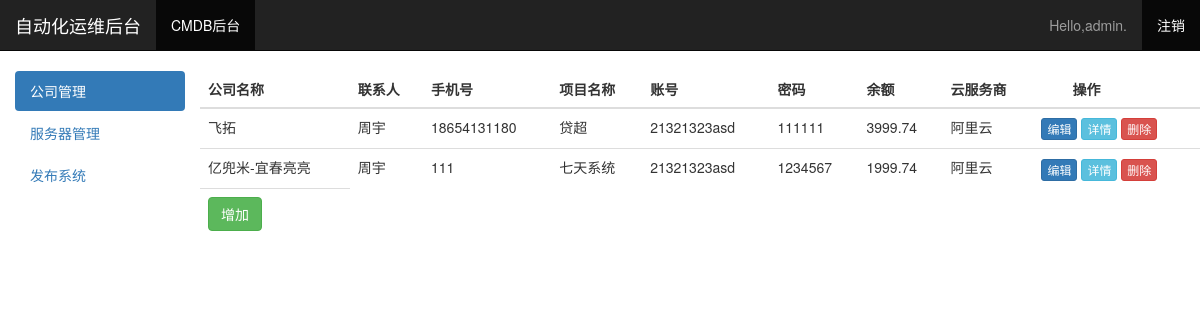
Page /cmdb/ (signed in) on the earlier database version.
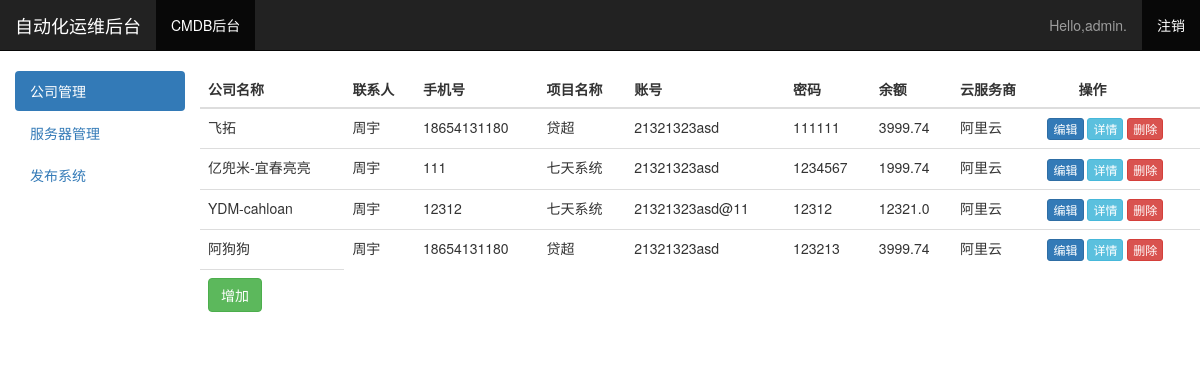
Same page on the later database version.
### cmdb/models.py (models this page shows, shortened)
class Company(models.Model):
    name=models.CharField(max_length=25,verbose_name='公司名称',unique=True)
    contactsusr=models.CharField(max_length=10,verbose_name='联系人')
    phonenumber=models.IntegerField(verbose_name='联系人手机号')
    projectname=models.CharField(max_length=20,verbose_name='项目名')
    account=models.CharField(max_length=30,verbose_name='登陆账号')
    password=models.CharField(max_length=30,verbose_name='登陆密码')
    balance=models.FloatField(max_length=10,verbose_name='账户余额')
    Cspname=models.ForeignKey(Csp)
    group=models.ForeignKey(Group)
    class Meta:
        verbose_name_plural ="公司"

class Csp(models.Model):
    owner = models.ForeignKey(User)
    name = models.CharField(max_length=40,verbose_name='云服务商名称')
    remark = models.CharField(max_length=50,verbose_name='备注')
    class Meta:
        verbose_name="云服务商"
        verbose_name_plural ="云服务商"
    def __str__(self):
        return self.name

### cmdb/views.py (the view)
@login_required
def index(request):
    companys = Company.objects.all()
    context = {"companys": companys}
    return render(request, 'cmdb/index.html', context)

### cmdb/templates/cmdb/index.html (shortened to what this page needs)
{% load bootstrap3 %}
<!DOCTYPE html>
<html lang="zh-CN">
<head>
</head>
{% bootstrap_css %}
<body>
<nav class="navbar navbar-inverse navbar-static-top">
    <div class="container-fluid">
        <div class="navbar-header">
            <a class="navbar-brand" href="{% url 'ops:index' %}">自动化运维后台</a>
        </div>
        <div id="navbar" class="navbar-collapse collapse">
            <ul class="nav navbar-nav">
                <li class="active"><a href="{% url 'cmdb:index' %}">CMDB后台</a></li>
            </ul>
            <ul class="nav navbar-nav navbar-right">
                {% if user.is_authenticated %}
                    <li><a>Hello,{{ user.username }}.</a></li>
                    <li class="active"><a href="{% url 'users:logout' %}">注销</a></li>
                {% else %}
                    <li class="active"><a href="{% url 'users:register' %}">注册</a></li>
                    <li class="active"><a href="{% url 'users:login' %}">登录</a></li>
                {% endif %}
            </ul>
        </div>
    </div>
</nav>
<div class="container-fluid">
    <div class="row">
        <div class="col-sm-3 col-md-2 sidebar">
            <ul class="nav nav-pills nav-stacked">
                <li role="presentation" class="active"><a href="{% url 'cmdb:company' %}">公司管理</a></li>
                <li role="presentation"><a href="{% url 'cmdb:server' %}">服务器管理</a></li>
                <li role="presentation"><a href="#">发布系统</a></li>
            </ul>
        </div>
        <div>
            <div class="table-responsive">
                <table class="table table-hover">
                    <thead class="text-center">
                    <tr>
                        <th>公司名称</th>
                        <th>联系人</th>
                        <th>手机号</th>
                        <th>项目名称</th>
                        <th>账号</th>
                        <th>密码</th>
                        <th>余额</th>
                        <th>云服务商</th>
                        <th>&nbsp&nbsp&nbsp&nbsp&nbsp&nbsp&nbsp&nbsp操作</th>
                    </tr>
                    </thead>
                    <tbody>
                    {% for company in companys %}
                        <tr>
                            <td>{{ company.name }}</td>
                            <td>{{ company.contactsusr }}</td>
                            <td>{{ company.phonenumber }}</td>
                            <td>{{ company.projectname }}</td>
                            <td>{{ company.account }}</td>
                            <td>{{ company.password }}</td>
                            <td>{{ company.balance }}</td>
                            <td>{{ company.Cspname }}</td>
                            <td><a class="btn btn-primary btn-xs" href="{% url 'cmdb:edit_company' company.id %}">编辑</a>
                                <a class="btn btn-info btn-xs" href="{% url 'cmdb:show_company' company.id %}">详情</a>
                                <a class="btn btn-danger btn-xs" href="{% url 'cmdb:del_company' company.id %}">删除</a>
                            </td>
                        </tr>
                    {% endfor %}
                    <tr>
                        <td><a class="btn btn-success" href="{% url 'cmdb:new_company' %}">增加</a></td>
                    </tr>
                    </tbody>
                </table>
            </div>
        </div>
    </div>
</div>
</body>
</html>

Differences in the rows shown:
added Company: name "YDM-cahloan", contactsusr "周宇", phonenumber "12312", projectname "七天系统", account "21321323asd@11", password "12312", balance "12321.0", Cspname "阿里云"
added Company: name "阿狗狗", contactsusr "周宇", phonenumber "18654131180", projectname "贷超", account "21321323asd", password "123213", balance "3999.74", Cspname "阿里云"
